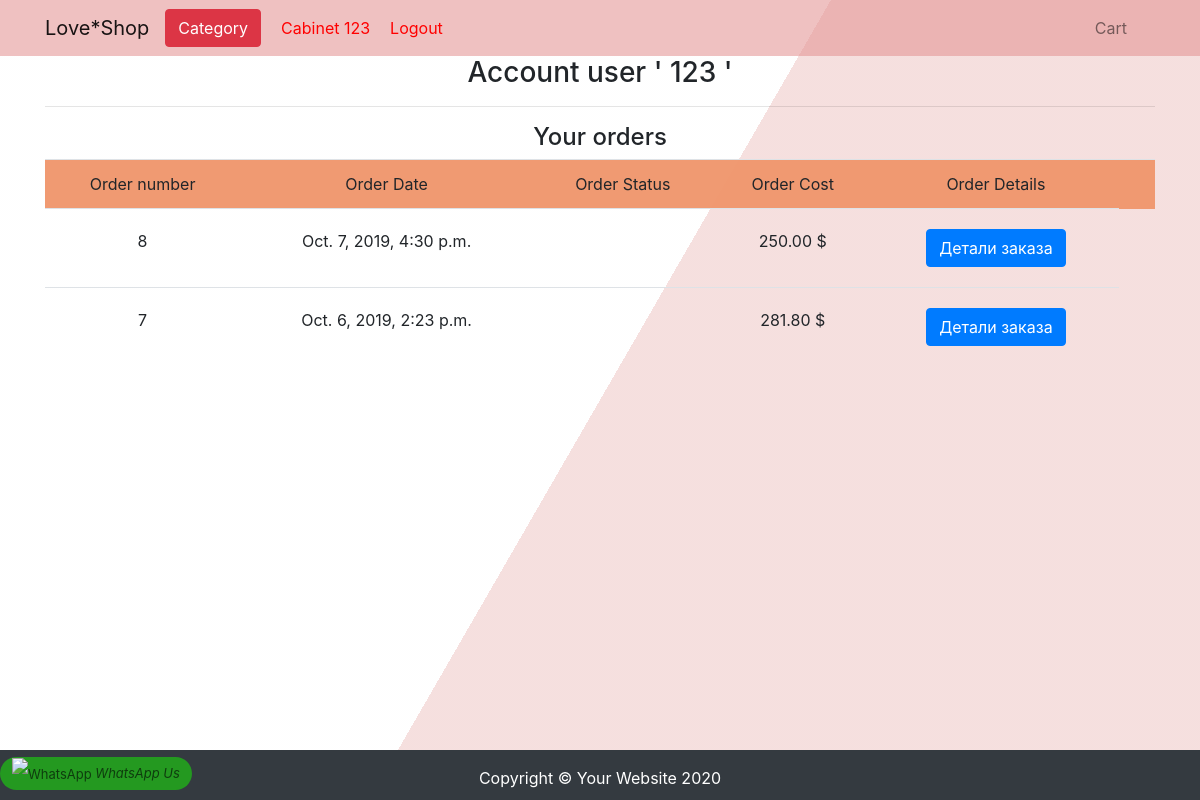
Before: /account/ (signed in) with the older database file.
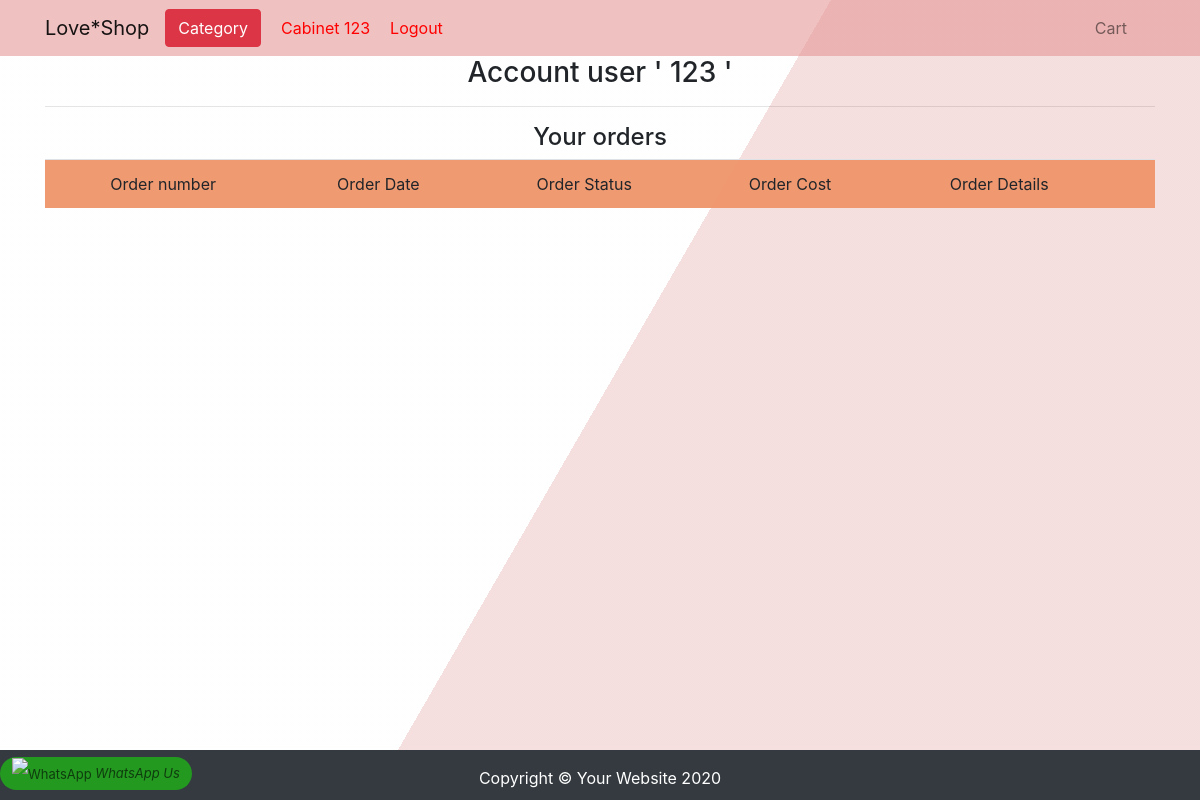
After: the same page with the newer database file.
### ecomapp/models.py (models this page shows, shortened)
class Order(models.Model):
    item = models.ForeignKey(Cart, on_delete=models.PROTECT, default="")
    objects = models.Manager()
    user = models.ForeignKey(settings.AUTH_USER_MODEL, on_delete=models.PROTECT)
    first_name = models.CharField(max_length=200)
    last_name = models.CharField(max_length=200)
    email = models.EmailField(max_length=254)
    address  = models.CharField(max_length=254)
    city = models.CharField(max_length=254)
    country = models.CharField(max_length=254)
    zipcode = models.CharField(max_length=10)
    card_number = models.CharField(max_length=20)
    expiry_date = models.CharField(max_length=20)
    card_code = models.IntegerField()
    total = models.DecimalField(max_digits=9, decimal_places=2, default=0.00)
    NameonCard = models.CharField(max_length=100)
    CreditCardType = models.CharField(max_length=20)
    phone = models.CharField(max_length=20)
    date = models.DateTimeField(auto_now_add=True)
    comments = models.TextField()
    status = models.CharField(max_length=200, choices=ORDER_STATUS_CHOICES)

### ecomapp/views.py (the view)
# urls.py: re_path(r'^account/$', account_view, name = 'account'),
def account_view(request):
    order = Order.objects.filter(user=request.user).order_by('-id')
    context = {
        'order': order
    }
    return render(request, 'account.html', context)

### ecomapp/templates/account.html
{% extends "base.html" %}
{%load static%}
{%block content%}
<h3 class="text-center" >Account user ' {{ request.user }} '</h3>
<hr>
<h4 class='text-center'>Your orders</h4>
<table class='table'>
<tr style='background:rgba(240, 151, 109, 0.966);'>
	<td class = 'text-center'> Order number </td>
	<td class = 'text-center'> Order Date </td>
	<td class = 'text-center'> Order Status </td>
	<td class = 'text-center'> Order Cost </td>
	<td class = 'text-center'> Order Details </td>
	<td></td>
</tr>
{% for item in order %}
<tr>
	<td class='text-center' style='padding-top: 20px; padding-bottom: 20px;'>{{ item.id }}</td>
	<td class='text-center' style='padding-top: 20px; padding-bottom: 20px;'>{{ item.date }}</td>
	<td class='text-center' style='padding-top: 20px; padding-bottom: 20px;'>{{ item.status }}</td>
	<td class='text-center' style='padding-top: 20px; padding-bottom: 20px;'>{{ item.total }} $</td>
	<td class='text-center' style='padding-top: 20px; padding-bottom: 20px;'><button type="button" class="btn btn-primary btn-md" data-toggle="modal" data-target="#myModal-{{ item.id }}">
  Детали заказа
</button></td>
</tr>
{% endfor %}
</table>
{%endblock content%}

Changed rows visible on the page:
removed Order: id "8", date "Oct. 7, 2019, 4:30 p.m.", total "250.00"
removed Order: id "7", date "Oct. 6, 2019, 2:23 p.m.", total "281.80"
